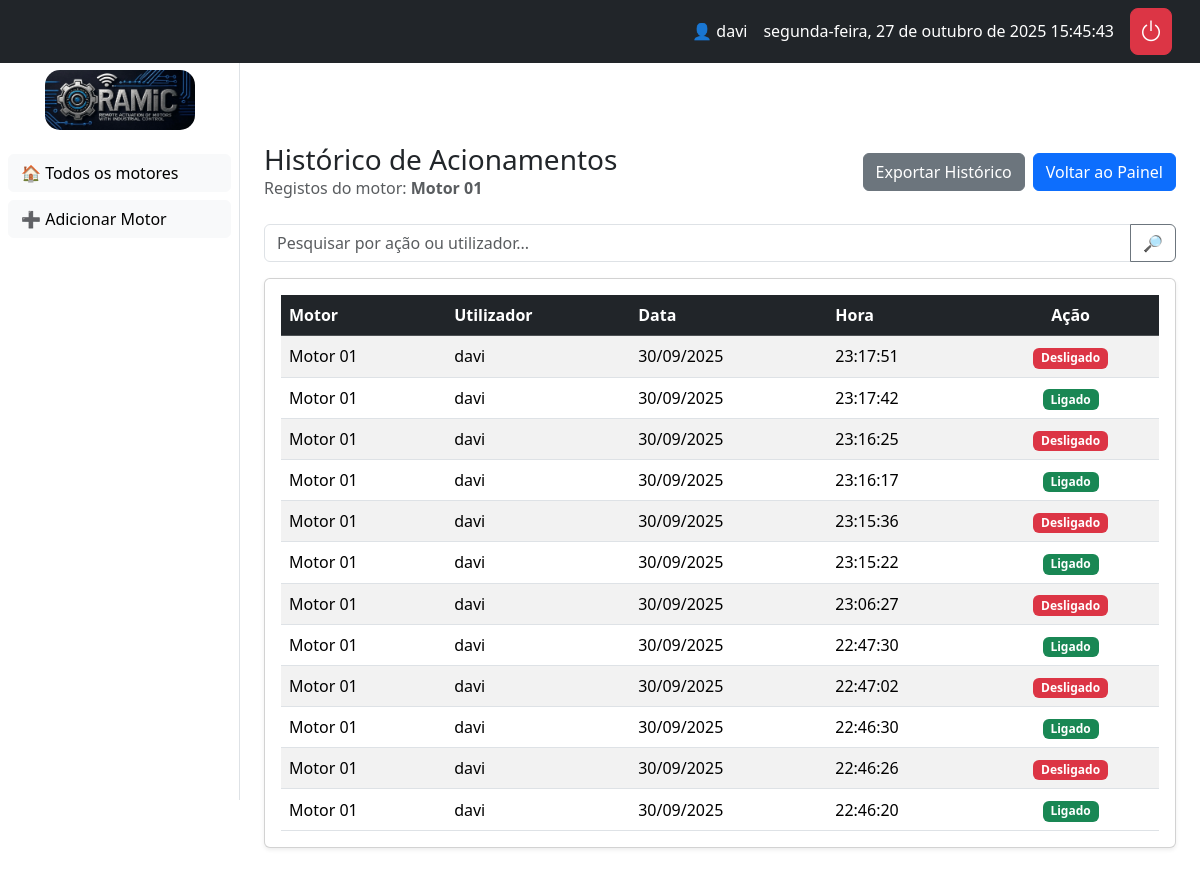
The page /motor/6/historico/ (signed in) on the database as committed earlier.
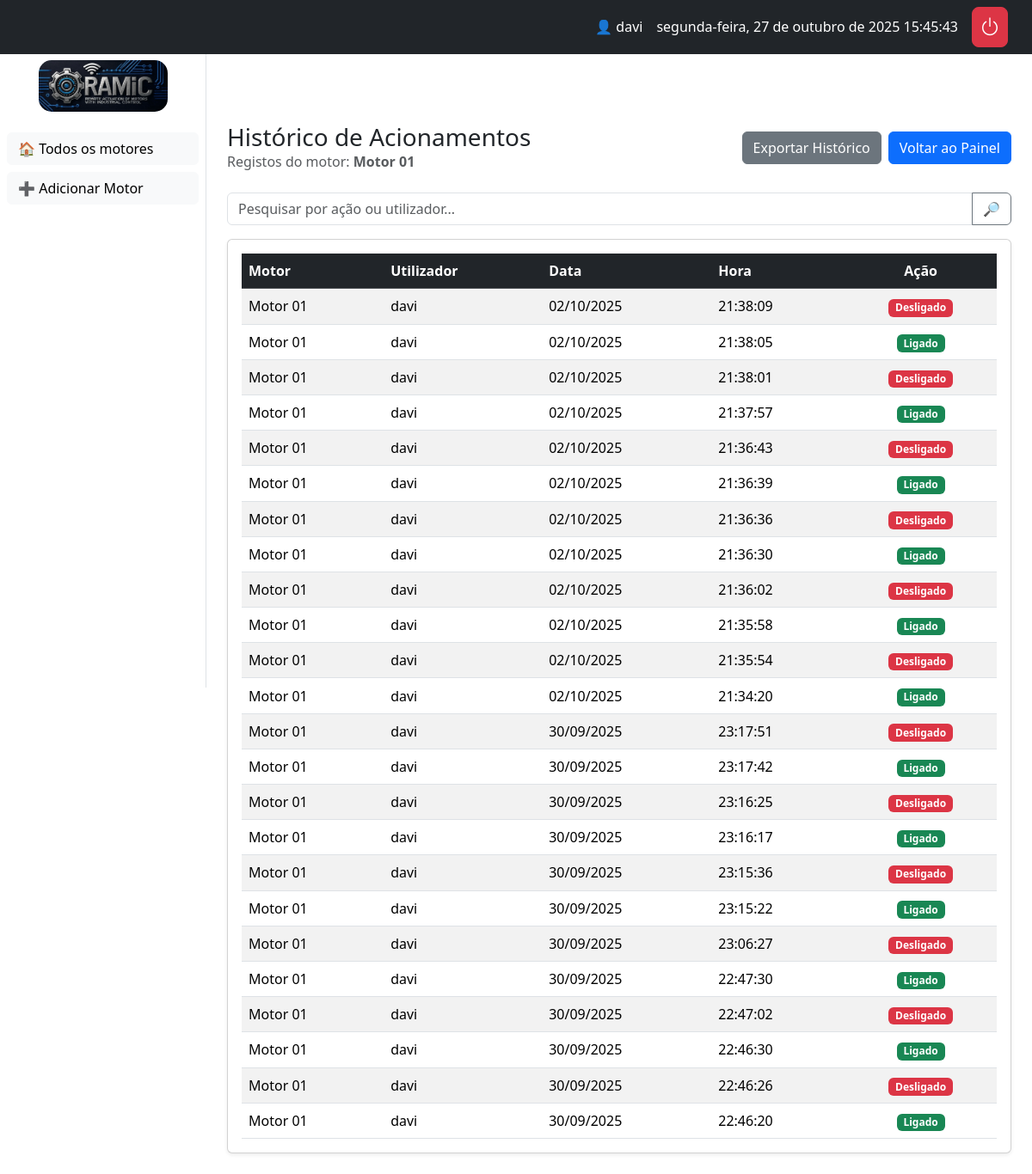
The same page on the database as committed later.
### core/models.py (models this page shows, shortened)
class Motor(models.Model):
    grupos = models.ManyToManyField(Group, related_name="motores")
    nome = models.CharField(max_length=100)
    numero_serie = models.CharField(max_length=50, unique=True)
    descricao = models.TextField(blank=True, null=True)
    imagem = models.ImageField(upload_to="motores/", blank=True, null=True)
    localizacao = models.CharField(max_length=100, blank=True)
    modelo = models.CharField(max_length=100, blank=True)
    corrente = models.FloatField(null=True, blank=True, help_text="Corrente em Ampères (A)")
    potencia = models.FloatField(null=True, blank=True, help_text="Potência em Watts (W)")
    tensao = models.CharField(max_length=50, blank=True, help_text="Ex: 110V, 220V")
    ligado = models.BooleanField(default=False)
    em_manutencao = models.BooleanField(default=False)
    last_heartbeat = models.DateTimeField(null=True, blank=True)

class LogAcionamento(models.Model):
    ACOES = [
        ("LIGADO", "Ligado"),
        ("DESLIGADO", "Desligado"),
        ("MANUTENCAO_INICIO", "Manutenção Iniciada"),
        ("MANUTENCAO_FIM", "Manutenção Finalizada"),
    ]
    motor = models.ForeignKey(Motor, related_name="logs", on_delete=models.CASCADE)
    usuario = models.ForeignKey(User, on_delete=models.SET_NULL, null=True, blank=True)
    acao = models.CharField(max_length=20, choices=ACOES)
    timestamp = models.DateTimeField(auto_now_add=True)

### core/views.py (the view)
# urls.py: path("motor/<int:motor_id>/historico/", views.historico_view, name="historico"),
@login_required
def historico_view(request, motor_id: int):
    motor = get_object_or_404(Motor, id=motor_id)
    q = request.GET.get("q", "").strip()
    logs = motor.logs.all().order_by('-timestamp')
    if q:
        user_match = User.objects.filter(username__iexact=q).first()
        if user_match:
            logs = logs.filter(usuario=user_match)
        else:
            logs = logs.filter(acao__icontains=q)
    return render(request, "core/motores/historico.html", {"motor": motor, "logs": logs, "q": q})

### templates/core/motores/historico.html
{% extends "core/base.html" %}
{% load django_bootstrap5 %}
{% block content %}
<div class="d-flex align-items-center justify-content-between mb-4">
  <div>
    <h3 class="mb-0">Histórico de Acionamentos</h3>
    {% if motor %}
      <p class="text-muted mb-0">Registos do motor: <strong>{{ motor.nome }}</strong></p>
    {% endif %}
  </div>
  <div class="d-flex gap-2">
    <a href="{% url 'exportar_historico_csv' %}" class="btn btn-secondary">Exportar Histórico</a>
    <a href="{% url 'painel' %}" class="btn btn-primary">Voltar ao Painel</a>
  </div>
</div>
<form class="mb-3" method="get">
  <div class="input-group">
    <input type="text" class="form-control" name="q" placeholder="Pesquisar por ação ou utilizador..." value="{{ q }}">
    <button class="btn btn-outline-secondary" type="submit">🔎</button>
  </div>
</form>
<div class="card shadow-sm">
  <div class="card-body">
    <div class="table-responsive">
      <table class="table table-striped table-hover align-middle mb-0">
        <thead class="table-dark">
          <tr>
            <th>Motor</th>
            <th>Utilizador</th>
            <th>Data</th>
            <th>Hora</th>
            <th class="text-center">Ação</th>
          </tr>
        </thead>
        <tbody>
          {% for log in logs %}
          <tr>
            <td>{{ log.motor.nome }}</td>
            <td>{{ log.usuario.username|default:"Sistema" }}</td>
            <td>{{ log.timestamp|date:"d/m/Y" }}</td>
            <td>{{ log.timestamp|time:"H:i:s" }}</td>
            <td class="text-center">
              {% if log.acao == "LIGADO" %}
                <span class="badge text-bg-success">{{ log.get_acao_display }}</span>
              {% elif log.acao == "DESLIGADO" %}
                <span class="badge text-bg-danger">{{ log.get_acao_display }}</span>
              {% elif log.acao == "MANUTENCAO_INICIO" %}
                <span class="badge text-bg-warning">Manutenção Iniciada</span>
              {% elif log.acao == "MANUTENCAO_FIM" %}
                <span class="badge text-bg-info">Manutenção Finalizada</span>
              {% else %}
                <span class="badge text-bg-secondary">{{ log.acao }}</span>
              {% endif %}
            </td>
          </tr>
          {% empty %}
          <tr>
            <td colspan="5" class="text-center p-4">
              <p class="mb-0">Ainda não existem registos para este motor.</p>
            </td>
          </tr>
          {% endfor %}
        </tbody>
      </table>
    </div>
  </div>
</div>
{% endblock %}

### templates/core/base.html (shortened to what this page needs)
{% load static %}
{% load django_bootstrap5 %}
<!doctype html>
<html lang="pt-br">
  <head>
    <link rel="stylesheet" href="{% static 'css/style.css' %}">
    {% bootstrap_css %}
    <link rel="stylesheet" href="https://cdn.jsdelivr.net/npm/bootstrap-icons@1.11.3/font/bootstrap-icons.min.css">
    <link rel="stylesheet" href="https://cdnjs.cloudflare.com/ajax/libs/font-awesome/6.0.0-beta3/css/all.min.css">
  </head>
  <body>
    {% if user.is_authenticated %}
      <nav class="navbar navbar-dark bg-dark px-3 top-navbar">
        <div class="container-fluid">
          <div class="d-flex align-items-center text-white">
            <span class="me-3">👤 {{ request.user.username }}</span>
            <span id="datetime" class="me-3 d-none d-md-inline"></span>
            <a href="{% url 'logout' %}" class="btn btn-danger p-2 lh-1" title="Sair" style="border-radius: 0.5rem;">
              <i class="bi bi-power h4 mb-0"></i>
          </a>
          </div>
        </div>
      </nav>
      <aside class="sidebar" id="sidebar">
        <div class="text-center mb-4">
          <a href="{% url 'painel' %}">
            <img src="{% static 'img/Ramic-logo.png' %}" alt="RAMIC Logo" class="img-fluid" style="max-width: 150px; border-radius: 15px;">
          </a>
        </div>
        <ul class="list-unstyled px-2">
          <li class="mb-2"><a class="btn btn-light w-100 text-start" href="{% url 'painel' %}">🏠 Todos os motores</a></li>
          <li class="mb-2"><a class="btn btn-light w-100 text-start" href="{% url 'adicionar_motor' %}">➕ Adicionar Motor</a></li>
        </ul>
      </aside>
      <main class="content" id="content">
        {% block content %}{% endblock %}
      </main>
    {% else %}
      <main class="container py-5">
        {% bootstrap_messages %}
        {% block content_unauthenticated %}{% endblock %}
      </main>
    {% endif %}
  </body>
</html>

### static/css/style.css (style rules this page uses)
body { background-color: #f8f9fa; }
.sidebar { width: 240px; min-height: 100vh; background: #fff; border-right: 1px solid #dee2e6; position: fixed; left: 0; top: 0; padding-top: 70px; transition: transform 0.3s ease-in-out; z-index: 1040; }
.content { margin-left: 240px; padding: 24px; padding-top: 80px; transition: margin-left 0.3s ease-in-out; }
.top-navbar { position: fixed; top: 0; width: 100%; z-index: 1050; }

Rows that differ between the two databases and show on the page:
added LogAcionamento: motor.nome "Motor 01", usuario.username "davi", timestamp "02/10/2025", timestamp "21:38:09", acao "Desligado"
added LogAcionamento: motor.nome "Motor 01", usuario.username "davi", timestamp "02/10/2025", timestamp "21:38:05", acao "Ligado"
added LogAcionamento: motor.nome "Motor 01", usuario.username "davi", timestamp "02/10/2025", timestamp "21:38:01", acao "Desligado"
added LogAcionamento: motor.nome "Motor 01", usuario.username "davi", timestamp "02/10/2025", timestamp "21:37:57", acao "Ligado"
added LogAcionamento: motor.nome "Motor 01", usuario.username "davi", timestamp "02/10/2025", timestamp "21:36:43", acao "Desligado"
added LogAcionamento: motor.nome "Motor 01", usuario.username "davi", timestamp "02/10/2025", timestamp "21:36:39", acao "Ligado"
added LogAcionamento: motor.nome "Motor 01", usuario.username "davi", timestamp "02/10/2025", timestamp "21:36:36", acao "Desligado"
added LogAcionamento: motor.nome "Motor 01", usuario.username "davi", timestamp "02/10/2025", timestamp "21:36:30", acao "Ligado"
added LogAcionamento: motor.nome "Motor 01", usuario.username "davi", timestamp "02/10/2025", timestamp "21:36:02", acao "Desligado"
added LogAcionamento: motor.nome "Motor 01", usuario.username "davi", timestamp "02/10/2025", timestamp "21:35:58", acao "Ligado"
added LogAcionamento: motor.nome "Motor 01", usuario.username "davi", timestamp "02/10/2025", timestamp "21:35:54", acao "Desligado"
added LogAcionamento: motor.nome "Motor 01", usuario.username "davi", timestamp "02/10/2025", timestamp "21:34:20", acao "Ligado"
